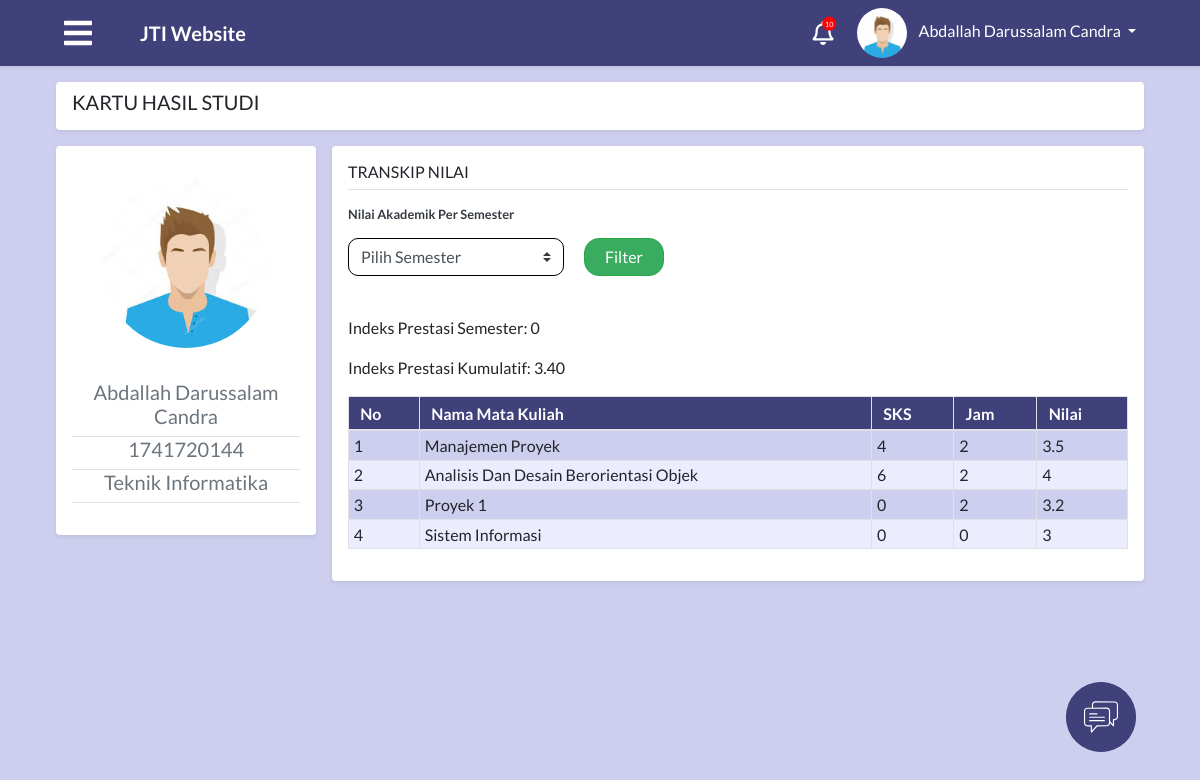
The app's page /module/index.php?module=nilai (signed in), older data.
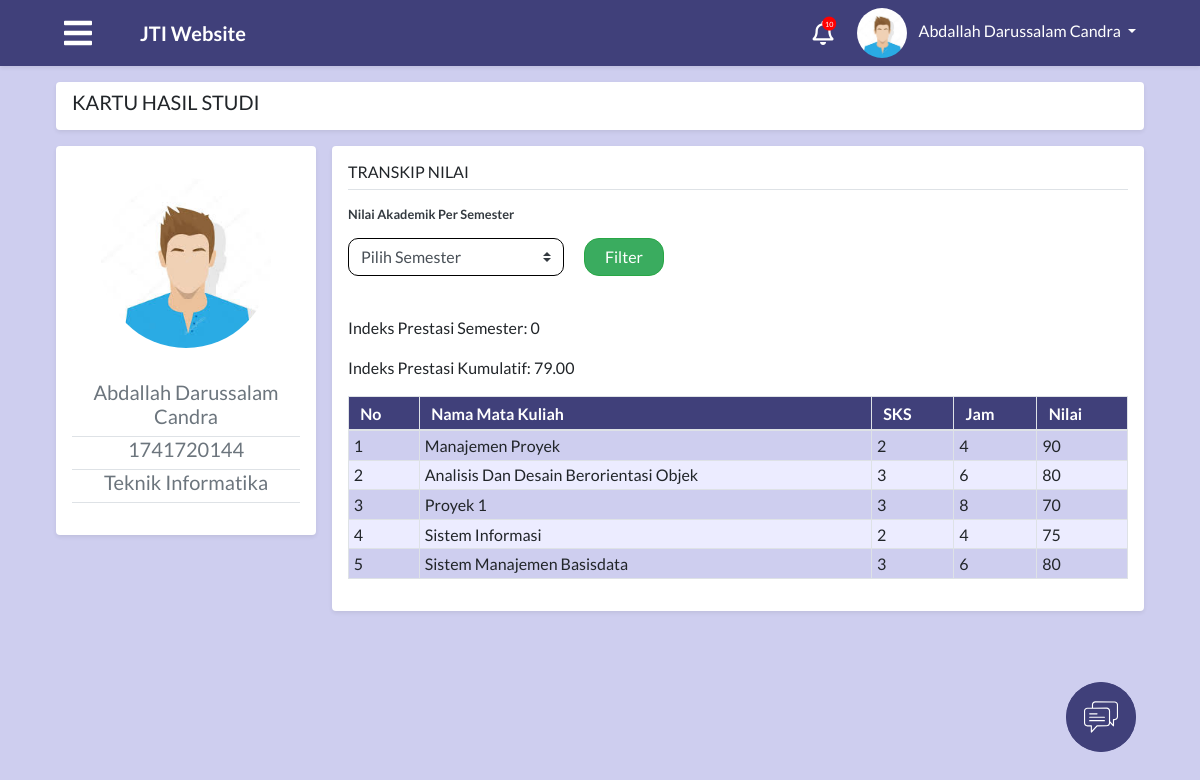
The same page, newer data.
### tables this page shows
CREATE TABLE `tabel_khs` (
  `id_khs` int(30) NOT NULL,
  `id_mahasiswa` int(30) NOT NULL,
  `id_kelas` int(30) NOT NULL,
  `id_semester` int(30) NOT NULL,
  `id_matkul` int(11) DEFAULT NULL,
  `nilai` float NOT NULL,
  `waktu_edit` datetime NOT NULL
);

CREATE TABLE `tabel_matkul` (
  `id_matkul` int(11) NOT NULL,
  `nama` varchar(50) NOT NULL,
  `sks` int(11) NOT NULL,
  `jam` int(10) NOT NULL
);

### process/proses_nilai.php (called while the page is built, shortened)
<?php
function khs($con, $idUser)
{
  $khs = "select a.*, b.* from tabel_khs a, tabel_matkul b, tabel_mahasiswa c, tabel_user d where a.id_matkul=b.id_matkul and a.id_mahasiswa=c.id_mahasiswa and c.id_user=d.id_user and d.id_user='$idUser' and a.id_semester=c.id_semester";
  $resultKhs = mysqli_query($con, $khs);
  return $resultKhs;
}
function indeksSemesterKumulatif($con, $idUser){
    $indeksSemesterKumulatif = "select ROUND(avg(nilai),2) as indeksSemesterKumulatif from tabel_khs tk,tabel_mahasiswa tm,tabel_user tu
    where tk.id_mahasiswa = tm.id_mahasiswa
    and tm.id_user = tu.id_user
    and tm.id_user = $idUser";
    $resultIndeksSemesterKumulatif = mysqli_query($con, $indeksSemesterKumulatif);
    $rowIndeksSemesterKumulatif=mysqli_fetch_assoc($resultIndeksSemesterKumulatif);
    return $rowIndeksSemesterKumulatif["indeksSemesterKumulatif"];
}
?>

### module/mahasiswa/nilai.php (the view, shortened to what the changed rows need)
<?php
include "../config/connection.php";
include "../process/proses_nilai.php";
$idUser = $_SESSION['id'];
$queryUser = "SELECT a.*, b.*, c.nama as prodi FROM tabel_user a, tabel_mahasiswa b, tabel_prodi c WHERE a.id_user=$idUser and a.id_user=b.id_user and b.id_prodi = c.id_prodi";
$resultUser = mysqli_query($con, $queryUser);
$rowUser = mysqli_fetch_assoc($resultUser);
$namaUser = $rowUser["nama"];
$nimUser = $rowUser["nim"];
$prodiUser = $rowUser["prodi"];
?>
<main role="main" class="container-fluid">
    <div id="nilai" class="row">
        <div class="col-md-12 p-0">
            <div class="m-2 bg-white shadow-sm rounded">
                <nav class="nav nav-underline">
                <h5><span class="nav-link">KARTU HASIL STUDI</span></h5>
                </nav>
            </div>
        </div>
        <div class="col-md-3 p-0">
            <div class="m-2 p-3 bg-white rounded shadow-sm">
                <div class="media text-muted pt-3">
                    <div class="media-body pb-3 mb-0 small lh-125">
                        <center><img src="../attachment/img/avatar.jpeg" class="gambar-profil img-circle" height="170" width="170"></center>
                        <br><br>
                        <h5 class="border-bottom border-gray pb-2 mb-0" align="center"><?php echo $namaUser; ?></h6>
                        <h5 class="border-bottom border-gray pb-2 mb-0" align="center"><?php echo $nimUser; ?></h6>
                        <h5 class="border-bottom border-gray pb-2 mb-0" align="center"><?php echo $prodiUser; ?></h6>
                    </div>
                </div>
            </div>
        </div>
        <div class="col-md-9 p-0">
            <div class="m-2 p-3 bg-white rounded shadow-sm">
            <h6 class="border-bottom border-gray pb-2 mb-0">TRANSKIP NILAI</h6>
                <div class="media text-muted pt-3">
                    <p class="media-body pb-3 mb-0 small lh-125">
                    <strong class="d-block text-dark">Nilai Akademik Per Semester</strong>
                    </p>
                </div>
                <form action="?module=nilai" method="post">
                <select class="semester custom-select" name="semester" style="width:216px">
                    <option value="0">Pilih Semester</option>
                </select>
                <button type="submit" name="filter" class="tmbl-filter btn btn-success">Filter</button><br><br>
                </form>
                <p>Indeks Prestasi Semester: <?php
                if(isset($_POST["filter"])){
                    $ipSemester = indeksSemesterFix($con, $idUser, $_POST["semester"]);
                    echo $ipSemester;
                }
                else
                {
                    echo 0;
                }; ?> </p>
                <p>Indeks Prestasi Kumulatif: <?php echo indeksSemesterKumulatif($con, $idUser);?></p>
                <?php
                if(isset($_POST["filter"])){
                    $result=filterKhs($con, $idUser, $_POST["semester"]);
                }else{
                    $result = khs($con, $idUser);
                }
                if(mysqli_num_rows($result) > 0){
                    ?>
                    <table class="table table-striped table-bordered">
                        <thead class="text-white bg-blue">
                            <tr>
                                <th>No</th>
                                <th>Nama Mata Kuliah</th>
                                <th>SKS</th>
                                <th>Jam</th>
                                <th>Nilai</th>
                            </tr>
                        </thead>
                        <tbody>
                            <?php
                            $index = 1;
                            while($row = mysqli_fetch_assoc($result)){
                                ?>
                                <tr>
                                    <td><?php echo $index++;?></td>
                                    <td><?php echo $row["nama"];?></td>
                                    <td><?php echo $row["sks"];?></td>
                                    <td><?php echo $row["jam"];?></td>
                                    <td><?php echo $row["nilai"];?></td>
                                </tr>
                            <?php
                            }
                            ?>
                        </tbody>
                    </table>
                    <?php
                }
                ?>
                </div>
            </div>
        </div>
    </div>

Row changes from the older to the newer data that the page shows:
changed tabel_khs "Manajemen Proyek": id_matkul.sks "4" → "2"; id_matkul.jam "2" → "4"; nilai "3.5" → "90"
changed tabel_khs "Analisis Dan Desain Berorientasi Objek": id_matkul.sks "6" → "3"; id_matkul.jam "2" → "6"; nilai "4" → "80"
changed tabel_khs "Proyek 1": id_matkul.sks "0" → "3"; id_matkul.jam "2" → "8"; nilai "3.2" → "70"
changed tabel_khs "Sistem Informasi": id_matkul.sks "0" → "2"; id_matkul.jam "0" → "4"; nilai "3" → "75"
now on this page (row edited): tabel_khs: id_matkul.nama "Sistem Manajemen Basisdata", id_matkul.sks "3", id_matkul.jam "6", nilai "80"
Text that changed along with them:
indeksSemesterKumulatif($con, $idUser): "3.40" → "79.00"
